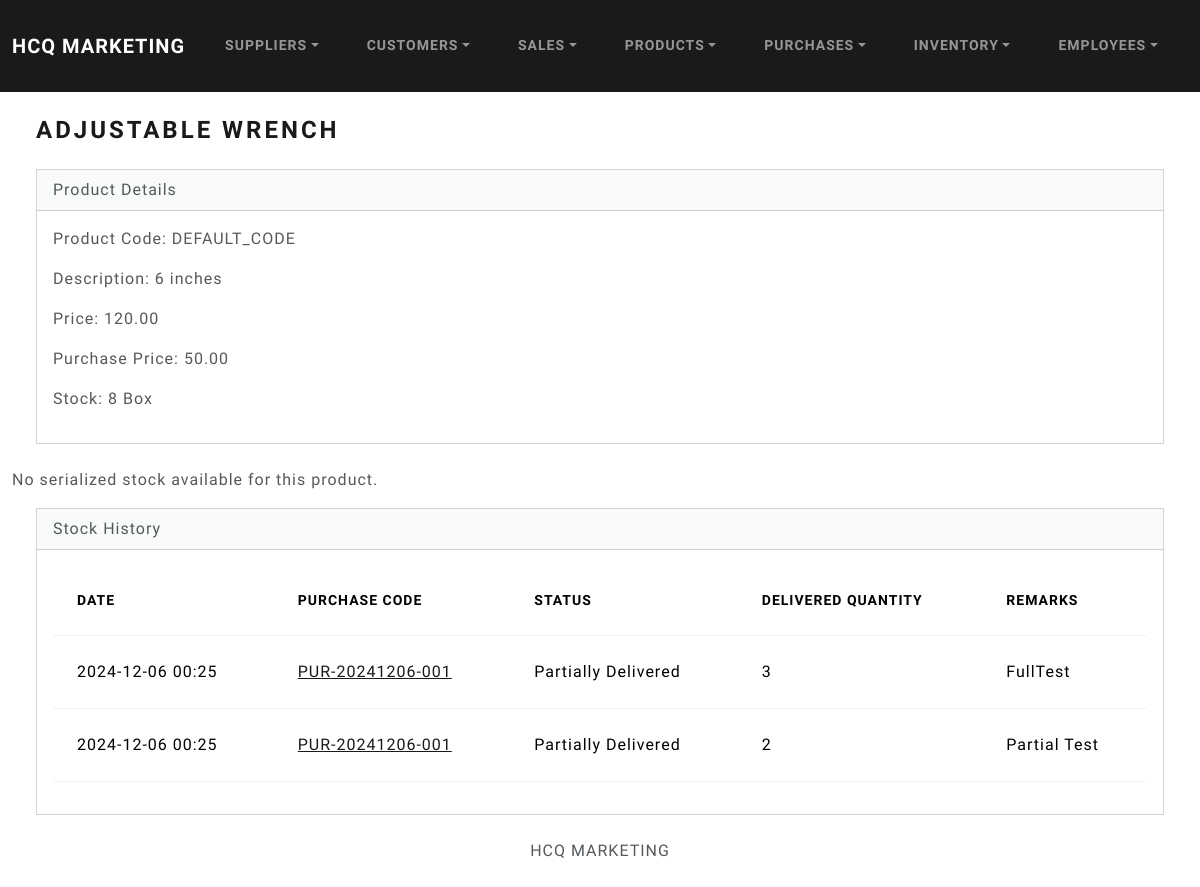
Screenshot of /inventory/1/ with the database file from the repository.
### inventory/models.py (models this page shows, shortened)
class Inventory(models.Model):
    product = models.ForeignKey(Product, on_delete=models.CASCADE)
    inventory_stock = models.PositiveIntegerField(default=0)

class StockHistory(models.Model):
    inventory = models.ForeignKey(Inventory, on_delete=models.CASCADE, related_name="stock_history")
    purchase = models.ForeignKey('purchases.Purchase', on_delete=models.CASCADE)  # String-based reference
    status = models.CharField(max_length=50)  # "Delivered", "Partially Delivered", etc.
    delivered_quantity = models.PositiveIntegerField()
    remarks = models.TextField(blank=True, null=True)
    timestamp = models.DateTimeField(auto_now_add=True)

### products/models.py (models this page shows, shortened)
class Product(models.Model):
    product_code = models.CharField(max_length=100, default='DEFAULT_CODE')
    product_name = models.CharField(max_length=100)
    product_descript = models.TextField()
    product_price = models.DecimalField(max_digits=10, decimal_places=2)
    product_unit = models.CharField(max_length=50)
    purchase_price = models.DecimalField(max_digits=10, decimal_places=2, null=True, blank=True)  # Price from supplier (optional)
    is_serialized = models.BooleanField(default=False)  # New field

### purchases/models.py (models this page shows, shortened)
class Purchase(models.Model):
    STATUS_CHOICES = [
        ('Pending', 'Pending'),
        ('Partially Delivered', 'Partially Delivered'),
        ('Delivered', 'Delivered'),
        ('Cancelled', 'Cancelled'),
    ]
    supplier = models.ForeignKey(Supplier, on_delete=models.CASCADE, related_name='purchases')
    date = models.DateTimeField(auto_now_add=True)
    total_cost = models.DecimalField(max_digits=10, decimal_places=2, default=0.00)
    purchase_code = models.CharField(max_length=20, unique=True, editable=False, blank=True)
    status = models.CharField(max_length=20, choices=STATUS_CHOICES, default='Pending')

### inventory/views.py (the view)
# urls.py: path('<int:product_id>/', views.product_detail, name='product_detail'),
def product_detail(request, product_id):
    inventory = get_object_or_404(Inventory, product__id=product_id)
    stock_history = StockHistory.objects.filter(inventory=inventory).order_by('-timestamp')
    serialized_items = None
    if hasattr(inventory.product, 'is_serialized') and inventory.product.is_serialized:
        serialized_items = SerializedInventory.objects.filter(inventory=inventory)
        print(f"Serialized items found: {serialized_items}")  # Debugging line
    return render(request, 'inventory/product_detail.html', {
        'inventory': inventory,
        'stock_history': stock_history,
        'serialized_items': serialized_items,
    })

### inventory/templates/inventory/product_detail.html
{% extends "base.html" %}
{% block body %}
<h3 class="m-4">{{ inventory.product.product_name }}</h3>
<div class="card ms-4 me-4 mb-4">
    <div class="card-header">Product Details</div>
    <div class="card-body">
        <p><strong>Product Code:</strong> {{ inventory.product.product_code }}</p>
        <p><strong>Description:</strong> {{ inventory.product.product_descript }}</p>
        <p><strong>Price:</strong> {{ inventory.product.product_price }}</p>
        <p><strong>Purchase Price:</strong> {{ inventory.product.purchase_price }}</p>
        <p><strong>Stock:</strong>
            {% if inventory.serialized_items.exists %}
                {{ inventory.serialized_items.count }} {{ inventory.product.product_unit }}
            {% else %}
                {{ inventory.inventory_stock }} {{ inventory.product.product_unit }}
            {% endif %}
        </p>
    </div>
</div>
{% if serialized_items %}
<div class="card ms-4 me-4 mb-4">
    <div class="card-header">Serialized Stock</div>
    <div class="card-body">
        <table class="table table-hover">
            <thead>
                <tr>
                    <th>Serial Number</th>
                    <th>Status</th>
                </tr>
            </thead>
            <tbody>
                {% for item in serialized_items %}
                <tr>
                    <td>{{ item.serial_number }}</td>
                    <td>{{ item.status }}</td>
                </tr>
                {% endfor %}
            </tbody>
        </table>
    </div>
</div>
{% else %}
    <p>No serialized stock available for this product.</p>
{% endif %}
<div class="card ms-4 me-4 mb-4">
    <div class="card-header">Stock History</div>
    <div class="card-body">
        {% if stock_history %}
        <table class="table table-hover">
            <thead>
                <tr>
                    <th>Date</th>
                    <th>Purchase Code</th>
                    <th>Status</th>
                    <th>Delivered Quantity</th>
                    <th>Remarks</th>
                </tr>
            </thead>
            <tbody>
                {% for record in stock_history %}
                <tr>
                    <td>{{ record.timestamp|date:"Y-m-d H:i" }}</td>
                    <td>
                        <a href="{% url 'purchases:purchase_detail' record.purchase.id %}">
                            {{ record.purchase.purchase_code }}
                        </a>
                    </td>
                    <td>{{ record.status }}</td>
                    <td>{{ record.delivered_quantity }}</td>
                    <td>{{ record.remarks }}</td>
                </tr>
                {% endfor %}
            </tbody>
        </table>
        {% else %}
        <p>No stock history available for this product.</p>
        {% endif %}
    </div>
</div>
{% endblock %}

### rows the page displays
Inventory: product.product_name "ADJUSTABLE WRENCH", product.product_code "DEFAULT_CODE", product.product_descript "6 inches", product.product_price "120.00", product.purchase_price "50.00", inventory_stock "8", product.product_unit "Box"
StockHistory: timestamp "2024-12-06 00:25", purchase.purchase_code "PUR-20241206-001", status "Partially Delivered", delivered_quantity "3", remarks "FullTest"
StockHistory: timestamp "2024-12-06 00:25", purchase.purchase_code "PUR-20241206-001", status "Partially Delivered", delivered_quantity "2", remarks "Partial Test"
